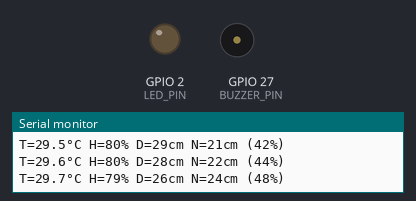
Recording of a sketch running on a simulated ESP32. Parts: output pins drawn as LEDs (lit = HIGH), buzzer (waves = sounding), the last lines printed to the serial monitor. WiFi joins after 1.5 s; servers stay silent unless stated; no MQTT or app messages arrive unless stated.

Above: at 14.0 s.
At 30.5 s:
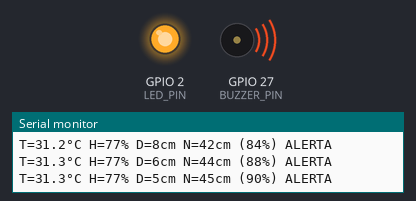
Timing chart, 0 to 79.6 s (numbered marks = the images above):
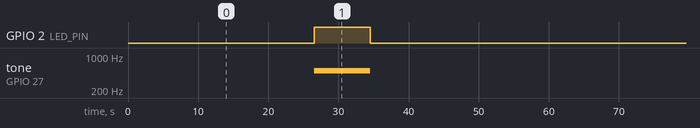

The sketch:

sketch.ino
```cpp
/*
  FIAP GS 2025 – Nó “Flood Demo”  v2.4a
  ─────────────────────────────────────
  • SIMULATION = true  → gera dados sintéticos
  • SIMULATION = false → usa sensores reais
*/

#define SIMULATION true      // ← mude para false p/ hardware real

#include <WiFi.h>
#include <PubSubClient.h>
#include <ArduinoJson.h>
#include "DHT.h"

/* ───── Pinagem ───────────────────── */
#define TRIG_PIN    5
#define ECHO_PIN    18
#define DHT_PIN     15
#define LED_PIN     2
#define BUZZER_PIN  27
#define DHT_TYPE    DHT22

/* ───── Limiares ──────────────────── */
#define SENSOR_HEIGHT_CM 50
#define MAX_LEVEL_CM     50
#define ALARME_CM        40

/* ───── Wi-Fi / MQTT ──────────────── */
const char* ssid       = "Wokwi-GUEST";
const char* password   = "";
const char* mqttServer = "broker.hivemq.com";
const int   mqttPort   = 1883;
const char* topic      = "fiap/gs2025/flood";

WiFiClient   net;
PubSubClient mqtt(net);
DHT          dht(DHT_PIN, DHT_TYPE);

/* ─── Funções de SIMULAÇÃO ─────────────────────────────────── */
#if SIMULATION
float simTemp() { return 28 + 4 * sin(millis() / 30000.0); }          // 24–32 °C
float simHum()  { return 60 + 20 * sin(millis() / 45000.0 + 1.5); }   // 40–80 %
long  simDist() {                                                     // 45→5→45 cm
  float p = fmod(millis() / 1000.0, 60.0);
  return (p < 30) ? 45 - p * (40.0 / 30.0)
                  :  5 + (p - 30) * (40.0 / 30.0);
}
#endif

/* ─── Medição real ─────────────────────────────────────────── */
#if !SIMULATION
long measureDistanceCm(float tempC) {
  const uint8_t N = 5;
  float v_cm_us = (331.3f + 0.606f * tempC) / 10000.0f;
  if (v_cm_us <= 0) return -1;

  long total = 0;
  for (uint8_t i = 0; i < N; ++i) {
    digitalWrite(TRIG_PIN, LOW);  delayMicroseconds(2);
    digitalWrite(TRIG_PIN, HIGH); delayMicroseconds(10);
    digitalWrite(TRIG_PIN, LOW);
    long dur = pulseIn(ECHO_PIN, HIGH, 25000);
    if (dur == 0) return -1;
    total += dur;
    delay(10);
  }
  return (total / N) * v_cm_us / 2;
}
#endif

/* ─── Conexões de rede (com prints) ────────────────────────── */
void connectWiFi() {
  if (WiFi.status() == WL_CONNECTED) return;

  Serial.print("Wi-Fi: ");
  WiFi.mode(WIFI_STA);
  WiFi.begin(ssid, password, 6);              // canal 6 (Wokwi)

  unsigned long t0 = millis();
  while (WiFi.status() != WL_CONNECTED && millis() - t0 < 5000) {
    Serial.print('.');
    delay(250);
  }
  if (WiFi.status() == WL_CONNECTED)
    Serial.println(" conectado");
  else
    Serial.println(" falhou");
}

void connectMQTT() {
  if (mqtt.connected() || WiFi.status() != WL_CONNECTED) return;

  Serial.print("MQTT…");
  mqtt.setServer(mqttServer, mqttPort);
  if (mqtt.connect("ESP32FloodNode")) {
    Serial.println(" conectado");
    mqtt.publish(topic, "ESP32 online");
  } else {
    Serial.printf(" falha (rc=%d)\n", mqtt.state());
  }
}

/* ─── Setup ────────────────────────────────────────────────── */
void setup() {
  Serial.begin(115200);
  pinMode(TRIG_PIN, OUTPUT);  pinMode(ECHO_PIN, INPUT);
  pinMode(LED_PIN, OUTPUT);   pinMode(BUZZER_PIN, OUTPUT);
  noTone(BUZZER_PIN);
  if (!SIMULATION) dht.begin();

  connectWiFi();
  connectMQTT();
  Serial.println("\nFlood Demo v2.4a – " + String(SIMULATION ? "SIMULAÇÃO" : "SENSORES"));
}

/* ─── Loop ─────────────────────────────────────────────────── */
void loop() {
  static uint32_t t0 = 0;
  mqtt.loop();  connectWiFi();  connectMQTT();
  if (millis() - t0 < 1000) return;   // 1 s
  t0 = millis();

  /* Leituras */
  float temp, hum; long dist;
#if SIMULATION
  temp = simTemp(); hum = simHum(); dist = simDist();
#else
  temp = dht.readTemperature();
  hum  = dht.readHumidity();
  dist = isnan(temp) ? -1 : measureDistanceCm(temp);
#endif

  long level = (dist >= 0) ? SENSOR_HEIGHT_CM - dist : -1;
  if (level < 0) level = 0;
  float perc = level * 100.0f / MAX_LEVEL_CM;
  bool alarm = level > ALARME_CM;

  digitalWrite(LED_PIN, alarm);
  if (alarm) tone(BUZZER_PIN, 500); else noTone(BUZZER_PIN);

  /* MQTT */
  StaticJsonDocument<128> doc;
  doc["t"] = temp; doc["h"] = hum;
  doc["d"] = dist; doc["w"] = level;
  doc["p"] = perc; doc["alarm"] = alarm;
  char buf[128];  serializeJson(doc, buf);
  if (mqtt.connected()) mqtt.publish(topic, buf);

  /* Serial */
  Serial.printf("T=%.1f°C H=%.0f%% D=%ldcm N=%ldcm (%.0f%%)%s\n",
                temp, hum, dist, level, perc, alarm ? " ALERTA" : "");
}
```

Measured:
- by itself, GPIO 2 (LED_PIN): alternates HIGH for 8.0 s and LOW for 52.0 s
- by itself, tone on GPIO 27 (BUZZER_PIN): alternates 500 Hz for 8.0 s and silent for 52.0 s
